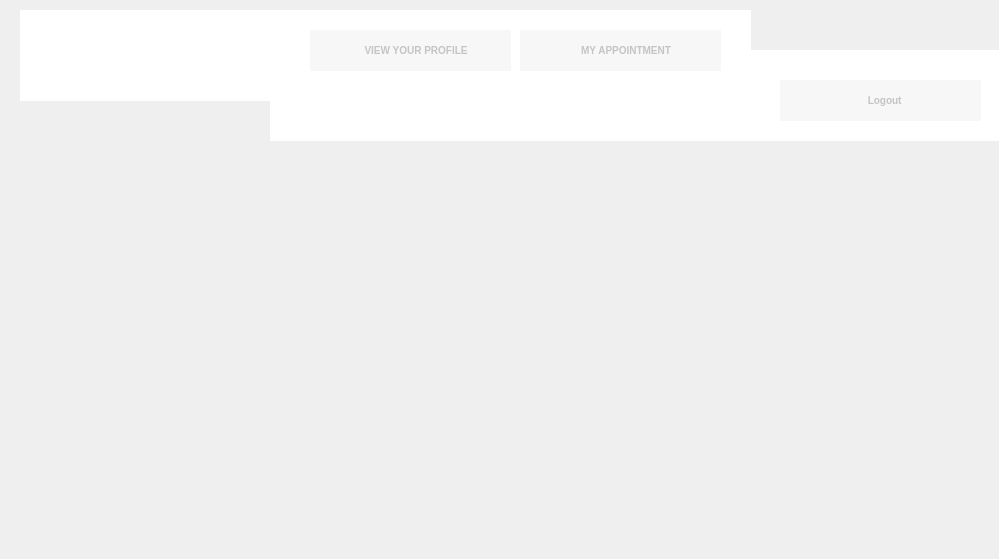
<?xml version="1.0" encoding="UTF-8"?>
<ui version="4.0">
 <class>Dialog</class>
 <widget class="QDialog" name="Dialog">
  <property name="geometry">
   <rect>
    <x>0</x>
    <y>0</y>
    <width>999</width>
    <height>559</height>
   </rect>
  </property>
  <property name="windowTitle">
   <string>Dialog</string>
  </property>
  <widget class="QGroupBox" name="groupBox_2">
   <property name="geometry">
    <rect>
     <x>270</x>
     <y>50</y>
     <width>731</width>
     <height>91</height>
    </rect>
   </property>
   <property name="styleSheet">
    <string notr="true">QGroupBox{
background-color: rgb(255, 255, 255);
border: 0px;
}
QPushButton {
	color: rgb(196, 196, 196);
	background-color: rgb(247, 247, 247);
	
border: 0px solid;
border-radius : 1px;
font: bold 10px;
}

QPushButton:hover {
	
	background-color: rgb(249, 168, 38);
	
	color: rgb(255, 255, 255);
}
</string>
   </property>
   <property name="title">
    <string/>
   </property>
   <widget class="QPushButton" name="appointment_buttn">
    <property name="geometry">
     <rect>
      <x>510</x>
      <y>30</y>
      <width>201</width>
      <height>41</height>
     </rect>
    </property>
    <property name="font">
     <font>
      <pointsize>-1</pointsize>
      <weight>75</weight>
      <italic>false</italic>
      <bold>true</bold>
     </font>
    </property>
    <property name="styleSheet">
     <string notr="true"/>
    </property>
    <property name="text">
     <string>   Logout</string>
    </property>
    <property name="icon">
     <iconset>
      <normaloff>photos/logout.svg</normaloff>photos/logout.svg</iconset>
    </property>
    <property name="iconSize">
     <size>
      <width>15</width>
      <height>17</height>
     </size>
    </property>
   </widget>
  </widget>
  <widget class="QGroupBox" name="groupBox_3">
   <property name="geometry">
    <rect>
     <x>20</x>
     <y>10</y>
     <width>731</width>
     <height>91</height>
    </rect>
   </property>
   <property name="styleSheet">
    <string notr="true">QGroupBox{
background-color: rgb(255, 255, 255);
border: 0px;
}
QPushButton {
	color: rgb(196, 196, 196);
	background-color: rgb(247, 247, 247);
	
border: 0px solid;
border-radius : 1px;
font: bold 10px;
}

QPushButton:hover {
	
	background-color: rgb(249, 168, 38);
	
	color: rgb(255, 255, 255);
}
</string>
   </property>
   <property name="title">
    <string/>
   </property>
   <widget class="QPushButton" name="profile_buttn">
    <property name="geometry">
     <rect>
      <x>290</x>
      <y>20</y>
      <width>201</width>
      <height>41</height>
     </rect>
    </property>
    <property name="font">
     <font>
      <pointsize>-1</pointsize>
      <weight>75</weight>
      <italic>false</italic>
      <bold>true</bold>
     </font>
    </property>
    <property name="styleSheet">
     <string notr="true">QPushButton {
	color: rgb(196, 196, 196);
	background-color: rgb(247, 247, 247);
	
border: 0px solid;
border-radius : 1px;
font: bold 10px;
}

QPushButton:hover {
	
	background-color: rgb(249, 168, 38);
	
	color: rgb(255, 255, 255);
}
</string>
    </property>
    <property name="text">
     <string>    VIEW YOUR PROFILE</string>
    </property>
    <property name="icon">
     <iconset>
      <normaloff>photos/pers.svg</normaloff>photos/pers.svg</iconset>
    </property>
   </widget>
   <widget class="QPushButton" name="appointment_buttn_2">
    <property name="geometry">
     <rect>
      <x>500</x>
      <y>20</y>
      <width>201</width>
      <height>41</height>
     </rect>
    </property>
    <property name="font">
     <font>
      <pointsize>-1</pointsize>
      <weight>75</weight>
      <italic>false</italic>
      <bold>true</bold>
     </font>
    </property>
    <property name="styleSheet">
     <string notr="true">QPushButton {
	color: rgb(196, 196, 196);
	background-color: rgb(247, 247, 247);
	
border: 0px solid;
border-radius : 1px;
font: bold 10px;
}

QPushButton:hover {
	
	background-color: rgb(249, 168, 38);
	
	color: rgb(255, 255, 255);
}
</string>
    </property>
    <property name="text">
     <string>    MY APPOINTMENT</string>
    </property>
    <property name="icon">
     <iconset>
      <normaloff>photos/CALEN.svg</normaloff>photos/CALEN.svg</iconset>
    </property>
    <property name="iconSize">
     <size>
      <width>15</width>
      <height>17</height>
     </size>
    </property>
   </widget>
  </widget>
 </widget>
 <resources/>
 <connections/>
</ui>
